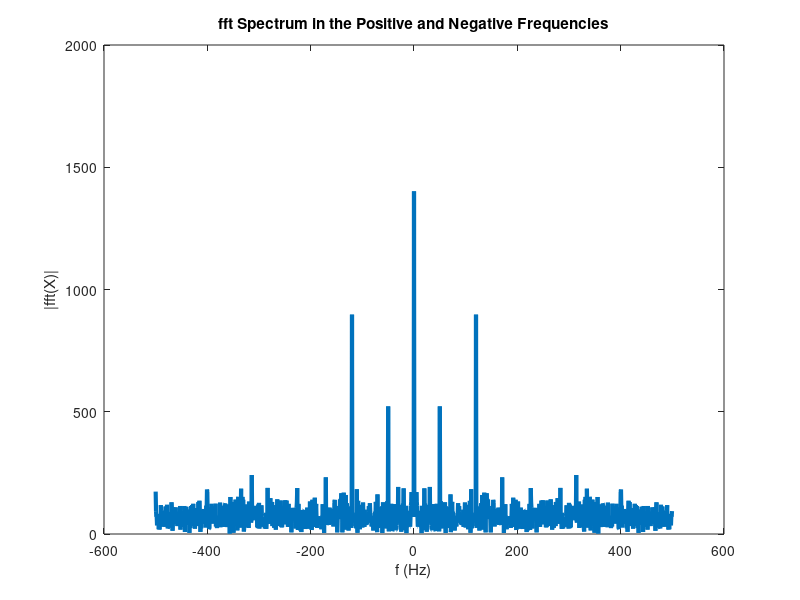

MATLAB code for this plot:
%taken from matlab official website
% https://www.mathworks.com/help/matlab/ref/fft.html
Fs = 1000;            % Sampling frequency
T = 1/Fs;             % Sampling period
L = 1500;             % Length of signal
t = (0:L-1)*T;        % Time vector

S = 0.8 + 0.7*sin(2*pi*50*t) + sin(2*pi*120*t);

X = S + 2*randn(size(t));

plot(1000*t,X)
title("Signal Corrupted with Zero-Mean Random Noise")
xlabel("t (milliseconds)")
ylabel("X(t)")

Y = fft(X);

plot(Fs/L*(-L/2:L/2-1),abs(fftshift(Y)),"LineWidth",3)
title("fft Spectrum in the Positive and Negative Frequencies")
xlabel("f (Hz)")
ylabel("|fft(X)|")
